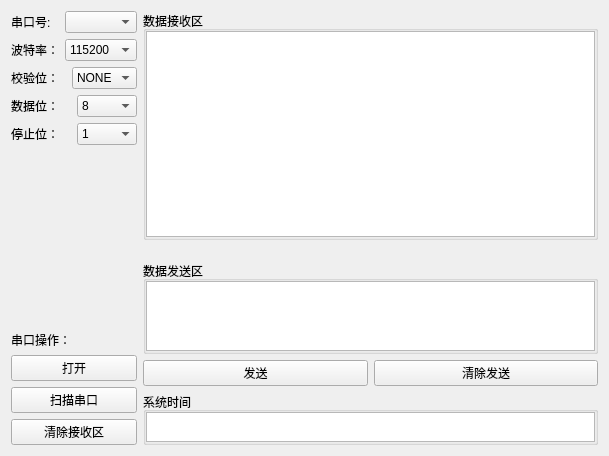
<?xml version="1.0" encoding="UTF-8"?>
<ui version="4.0">
 <class>UartAssist</class>
 <widget class="QWidget" name="UartAssist">
  <property name="geometry">
   <rect>
    <x>0</x>
    <y>0</y>
    <width>609</width>
    <height>456</height>
   </rect>
  </property>
  <property name="windowTitle">
   <string>Form</string>
  </property>
  <layout class="QHBoxLayout" name="horizontalLayout_10">
   <item>
    <layout class="QVBoxLayout" name="verticalLayout_3">
     <item>
      <layout class="QHBoxLayout" name="horizontalLayout">
       <item>
        <widget class="QLabel" name="label">
         <property name="text">
          <string>串口号:</string>
         </property>
        </widget>
       </item>
       <item>
        <widget class="QComboBox" name="CboxSerialPort"/>
       </item>
      </layout>
     </item>
     <item>
      <layout class="QHBoxLayout" name="horizontalLayout_2">
       <item>
        <widget class="QLabel" name="label_2">
         <property name="text">
          <string>波特率：</string>
         </property>
        </widget>
       </item>
       <item>
        <widget class="QComboBox" name="CboxBaudrate">
         <item>
          <property name="text">
           <string>115200</string>
          </property>
         </item>
         <item>
          <property name="text">
           <string>9600</string>
          </property>
         </item>
         <item>
          <property name="text">
           <string>19200</string>
          </property>
         </item>
        </widget>
       </item>
      </layout>
     </item>
     <item>
      <layout class="QHBoxLayout" name="horizontalLayout_3">
       <item>
        <widget class="QLabel" name="label_3">
         <property name="text">
          <string>校验位：</string>
         </property>
        </widget>
       </item>
       <item>
        <widget class="QComboBox" name="CboxParity">
         <item>
          <property name="text">
           <string>NONE</string>
          </property>
         </item>
         <item>
          <property name="text">
           <string>ODD</string>
          </property>
         </item>
         <item>
          <property name="text">
           <string>EVEN</string>
          </property>
         </item>
        </widget>
       </item>
      </layout>
     </item>
     <item>
      <layout class="QHBoxLayout" name="horizontalLayout_4">
       <item>
        <widget class="QLabel" name="label_4">
         <property name="text">
          <string>数据位：</string>
         </property>
        </widget>
       </item>
       <item>
        <widget class="QComboBox" name="CboxDataBits">
         <item>
          <property name="text">
           <string>8</string>
          </property>
         </item>
         <item>
          <property name="text">
           <string>5</string>
          </property>
         </item>
         <item>
          <property name="text">
           <string>6</string>
          </property>
         </item>
         <item>
          <property name="text">
           <string>7</string>
          </property>
         </item>
        </widget>
       </item>
      </layout>
     </item>
     <item>
      <layout class="QHBoxLayout" name="horizontalLayout_5">
       <item>
        <widget class="QLabel" name="label_5">
         <property name="text">
          <string>停止位：</string>
         </property>
        </widget>
       </item>
       <item>
        <widget class="QComboBox" name="CboxStopBits">
         <item>
          <property name="text">
           <string>1</string>
          </property>
         </item>
         <item>
          <property name="text">
           <string>1.5</string>
          </property>
         </item>
         <item>
          <property name="text">
           <string>2</string>
          </property>
         </item>
        </widget>
       </item>
      </layout>
     </item>
     <item>
      <spacer name="verticalSpacer">
       <property name="orientation">
        <enum>Qt::Vertical</enum>
       </property>
       <property name="sizeHint" stdset="0">
        <size>
         <width>20</width>
         <height>40</height>
        </size>
       </property>
      </spacer>
     </item>
     <item>
      <layout class="QVBoxLayout" name="verticalLayout_2">
       <item>
        <widget class="QLabel" name="label_6">
         <property name="text">
          <string>串口操作：</string>
         </property>
        </widget>
       </item>
       <item>
        <widget class="QPushButton" name="BtnOpen">
         <property name="text">
          <string>打开</string>
         </property>
        </widget>
       </item>
       <item>
        <widget class="QPushButton" name="BtnDetactSerial">
         <property name="text">
          <string>扫描串口</string>
         </property>
        </widget>
       </item>
       <item>
        <widget class="QPushButton" name="BtnClearRcv">
         <property name="text">
          <string>清除接收区</string>
         </property>
        </widget>
       </item>
      </layout>
     </item>
    </layout>
   </item>
   <item>
    <layout class="QVBoxLayout" name="verticalLayout" stretch="15,1,1,1,1">
     <item>
      <widget class="QGroupBox" name="groupBox">
       <property name="title">
        <string>数据接收区</string>
       </property>
       <layout class="QHBoxLayout" name="horizontalLayout_6">
        <property name="spacing">
         <number>0</number>
        </property>
        <property name="sizeConstraint">
         <enum>QLayout::SetDefaultConstraint</enum>
        </property>
        <property name="leftMargin">
         <number>0</number>
        </property>
        <property name="topMargin">
         <number>0</number>
        </property>
        <property name="rightMargin">
         <number>0</number>
        </property>
        <property name="bottomMargin">
         <number>0</number>
        </property>
        <item>
         <widget class="QTextEdit" name="TeditRecv">
          <property name="font">
           <font>
            <pointsize>7</pointsize>
           </font>
          </property>
          <property name="autoFormatting">
           <set>QTextEdit::AutoNone</set>
          </property>
          <property name="documentTitle">
           <string>输出区</string>
          </property>
          <property name="textInteractionFlags">
           <set>Qt::TextEditorInteraction</set>
          </property>
         </widget>
        </item>
       </layout>
      </widget>
     </item>
     <item>
      <spacer name="verticalSpacer_3">
       <property name="orientation">
        <enum>Qt::Vertical</enum>
       </property>
       <property name="sizeHint" stdset="0">
        <size>
         <width>20</width>
         <height>40</height>
        </size>
       </property>
      </spacer>
     </item>
     <item>
      <widget class="QGroupBox" name="groupBox_2">
       <property name="title">
        <string>数据发送区</string>
       </property>
       <layout class="QHBoxLayout" name="horizontalLayout_7">
        <property name="spacing">
         <number>0</number>
        </property>
        <property name="leftMargin">
         <number>0</number>
        </property>
        <property name="topMargin">
         <number>0</number>
        </property>
        <property name="rightMargin">
         <number>0</number>
        </property>
        <property name="bottomMargin">
         <number>0</number>
        </property>
        <item>
         <widget class="QTextEdit" name="TeditSend"/>
        </item>
       </layout>
      </widget>
     </item>
     <item>
      <layout class="QHBoxLayout" name="horizontalLayout_8">
       <item>
        <widget class="QPushButton" name="BtnSend">
         <property name="text">
          <string>发送</string>
         </property>
        </widget>
       </item>
       <item>
        <widget class="QPushButton" name="BtnClearSend">
         <property name="text">
          <string>清除发送</string>
         </property>
        </widget>
       </item>
      </layout>
     </item>
     <item>
      <widget class="QGroupBox" name="groupBox_3">
       <property name="title">
        <string>系统时间</string>
       </property>
       <layout class="QHBoxLayout" name="horizontalLayout_9">
        <property name="spacing">
         <number>0</number>
        </property>
        <property name="leftMargin">
         <number>0</number>
        </property>
        <property name="topMargin">
         <number>0</number>
        </property>
        <property name="rightMargin">
         <number>0</number>
        </property>
        <property name="bottomMargin">
         <number>0</number>
        </property>
        <item>
         <widget class="QTextBrowser" name="TextBrowser_Time">
          <property name="minimumSize">
           <size>
            <width>0</width>
            <height>30</height>
           </size>
          </property>
          <property name="maximumSize">
           <size>
            <width>16777215</width>
            <height>30</height>
           </size>
          </property>
         </widget>
        </item>
       </layout>
      </widget>
     </item>
    </layout>
   </item>
  </layout>
 </widget>
 <resources/>
 <connections/>
</ui>
